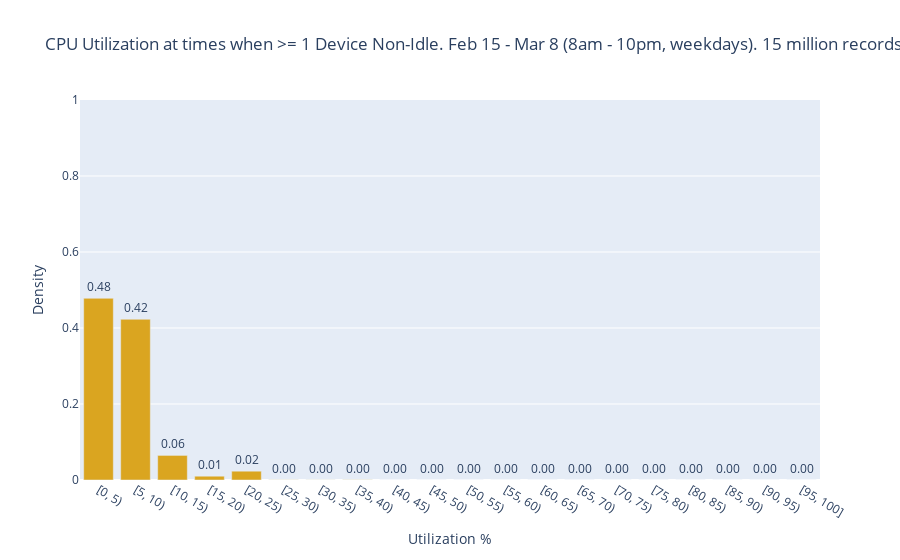

Notebook code cell kept with this figure:
### Code cell
vals_list = [workday_cpu_util_vals]
names = ["CPU Util"]
colors = ["goldenrod"]
title = "CPU Utilization at times when >= 1 Device Non-Idle. Feb 15 - Mar 8 (8am - 10pm, weekdays). 15 million records (from 4 nodes)"
y_range = [0, 1]
workday_cpu_mem_fig = create_hist(vals_list, names, colors, title, y_range=y_range)
workday_cpu_mem_fig.show()

### Figure 1 — Plotly figure (JSON) as saved in the notebook; plotly's stock layout.template omitted (floating-point values rounded to 4 significant figures)
{"data": [{"marker": {"color": "goldenrod"}, "name": "CPU Util", "text": [0.4782, 0.4229, 0.06467, 0.009973, 0.02316, 0.0003685, 0.0002386, 0.0004822, 3.036e-05, 4.885e-06, 1.809e-05, 1.043e-05, 5.809e-06, 1.809e-05, 1.056e-06, 8.581e-07, 2.64e-07, 0, 0, 0], "textposition": "outside", "texttemplate": "%{text:.2f}", "type": "bar", "x": ["[0, 5)", "[5, 10)", "[10, 15)", "[15, 20)", "[20, 25)", "[25, 30)", "[30, 35)", "[35, 40)", "[40, 45)", "[45, 50)", "[50, 55)", "[55, 60)", "[60, 65)", "[65, 70)", "[70, 75)", "[75, 80)", "[80, 85)", "[85, 90)", "[90, 95)", "[95, 100]"], "y": [0.4782, 0.4229, 0.06467, 0.009973, 0.02316, 0.0003685, 0.0002386, 0.0004822, 3.036e-05, 4.885e-06, 1.809e-05, 1.043e-05, 5.809e-06, 1.809e-05, 1.056e-06, 8.581e-07, 2.64e-07, 0, 0, 0]}], "layout": {"autosize": true, "title": {"text": "CPU Utilization at times when >= 1 Device Non-Idle. Feb 15 - Mar 8 (8am - 10pm, weekdays). 15 million records (from 4 nodes)"}, "xaxis": {"autorange": true, "range": [-0.5, 19.5], "title": {"text": "Utilization %"}, "type": "category"}, "yaxis": {"range": [0, 1], "title": {"text": "Density"}, "type": "linear"}}}
